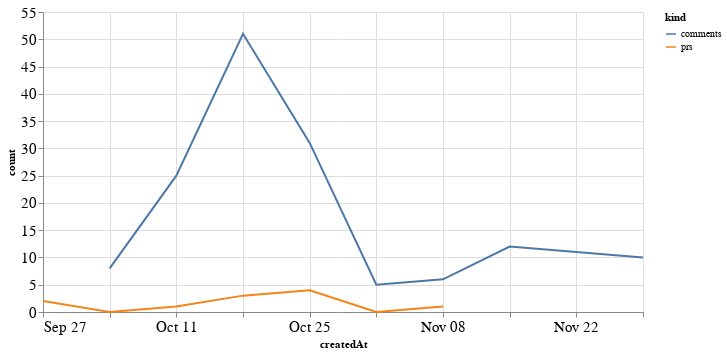

This figure's notebook cell:
### Code cell
alt.Chart(total_time, width=600).mark_line().encode(
    x='createdAt',
    y='count',
    color='kind'
)

### Figure 1 — Vega-Lite specification as saved in the notebook (floating-point values rounded to 4 significant figures)
{"config": {"axisLeft": {"labelFontSize": 15}, "axisBottom": {"labelFontSize": 15}}, "data": {"name": "data-125a9fee5858b7b640b070369a1f0477"}, "mark": "line", "encoding": {"color": {"type": "nominal", "field": "kind"}, "x": {"type": "temporal", "field": "createdAt"}, "y": {"type": "quantitative", "field": "count"}}, "width": 600, "$schema": "https://vega.github.io/schema/vega-lite/v4.8.1.json", "datasets": {"data-125a9fee5858b7b640b070369a1f0477": [{"createdAt": "2020-09-27T00:00:00", "kind": "prs", "count": 2.0}, {"createdAt": "2020-10-04T00:00:00", "kind": "prs", "count": 0.0}, {"createdAt": "2020-10-11T00:00:00", "kind": "prs", "count": 1.0}, {"createdAt": "2020-10-18T00:00:00", "kind": "prs", "count": 3.0}, {"createdAt": "2020-10-25T00:00:00", "kind": "prs", "count": 4.0}, {"createdAt": "2020-11-01T00:00:00", "kind": "prs", "count": 0.0}, {"createdAt": "2020-11-08T00:00:00", "kind": "prs", "count": 1.0}, {"createdAt": "2020-11-15T00:00:00", "kind": "prs", "count": null}, {"createdAt": "2020-11-22T00:00:00", "kind": "prs", "count": null}, {"createdAt": "2020-11-29T00:00:00", "kind": "prs", "count": null}, {"createdAt": "2020-09-27T00:00:00", "kind": "comments", "count": null}, {"createdAt": "2020-10-04T00:00:00", "kind": "comments", "count": 8.0}, {"createdAt": "2020-10-11T00:00:00", "kind": "comments", "count": 25.0}, {"createdAt": "2020-10-18T00:00:00", "kind": "comments", "count": 51.0}, {"createdAt": "2020-10-25T00:00:00", "kind": "comments", "count": 31.0}, {"createdAt": "2020-11-01T00:00:00", "kind": "comments", "count": 5.0}, {"createdAt": "2020-11-08T00:00:00", "kind": "comments", "count": 6.0}, {"createdAt": "2020-11-15T00:00:00", "kind": "comments", "count": 12.0}, {"createdAt": "2020-11-22T00:00:00", "kind": "comments", "count": 11.0}, {"createdAt": "2020-11-29T00:00:00", "kind": "comments", "count": 10.0}]}}
